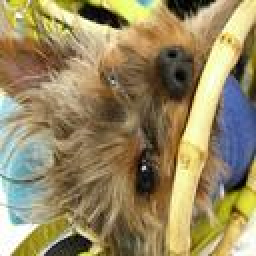
#> input picture cropped_images/n02094433_1030-resized0.jpg, 128 x 128 px (shown 2 times larger); its folder holds only this picture in this run
$ jupyter execute --allow-errors code.ipynb
#> lines starting #> are read from the running program, lines starting #| are printed output that depends on the picture
[cell 1]
#Library imports
import os
import numpy as np
from sklearn.model_selection import train_test_split
import matplotlib.pyplot as plt
from skimage import io, color, filters, exposure
from sklearn.preprocessing import StandardScaler
from PIL import Image

[cell 2]
#Converting all the images from the four classes to edge histograms

input_folder = "cropped_images"
output_folder = "edge_histograms"

if not os.path.exists(output_folder):
    os.makedirs(output_folder)

image_files = [f for f in os.listdir(input_folder) if f.endswith(('.jpg'))]


def compute_edge_histogram(image_path):
    I = io.imread(image_path)
#> I is the input picture: shape (128, 128, 3); mean R, G, B 151.2, 136.7, 98.2

    if I.ndim == 3:
        I = color.rgb2gray(I)
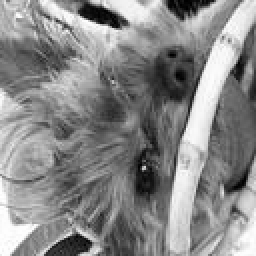
#> I: shape (128, 128) float64 (shown 2 times larger); min 0.000833, max 1, mean 0.537

    sobel_h = filters.sobel_h(I)
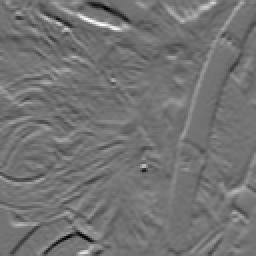
#> sobel_h: shape (128, 128) float64 (shown 2 times larger); min -0.741, max 0.893, mean -0.000344; drawn with min black and max white
    sobel_v = filters.sobel_v(I)
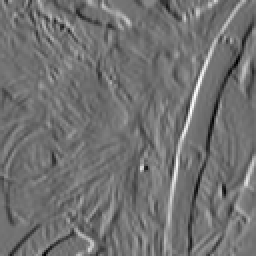
#> sobel_v: shape (128, 128) float64 (shown 2 times larger); min -0.647, max 0.795, mean -0.00319; drawn with min black and max white

    angle = np.arctan2(sobel_v, sobel_h)
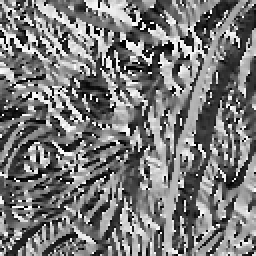
#> angle: shape (128, 128) float64 (shown 2 times larger); min -3.14, max 3.14, mean -0.153; drawn with min black and max white
    angle = np.mod(angle, np.pi)
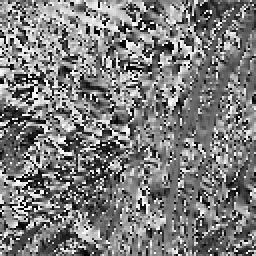
#> angle: shape (128, 128) float64 (shown 2 times larger); min 7.15e-16, max 3.14, mean 1.54; drawn with min black and max white

    hist, bins = exposure.histogram(angle, nbins=36)
#> hist = 36 values, max 664 at index 14, min 348 at index 34, mean 455.1; bins = 36 values from 0.0436 to 3.1

    return hist

for image_file in image_files:
    image_path = os.path.join(input_folder, image_file)

    histogram = compute_edge_histogram(image_path)
#> histogram has the same summary as hist in compute_edge_histogram

    hist_file_path = os.path.join(output_folder, f"{os.path.splitext(image_file)[0]}_histogram.npy")
    np.save(hist_file_path, histogram)

print("All edge histograms have been computed and saved.")

$ run again, on cropped_images/n02094433_1634-resized0.jpg
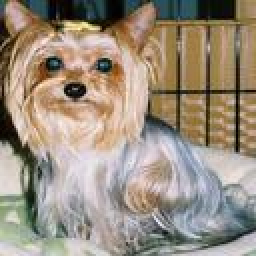
#> input picture cropped_images/n02094433_1634-resized0.jpg, 128 x 128 px (shown 2 times larger)
#> in compute_edge_histogram, I is the input picture: shape (128, 128, 3); mean R, G, B 155.1, 142.7, 127.2
#> I: shape (128, 128) float64
#> in compute_edge_histogram, `sobel_v = filters.sobel_v(I)`:
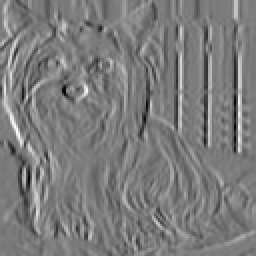
#> sobel_v: shape (128, 128) float64 (shown 2 times larger); min -0.683, max 0.723, mean 0.0022; drawn with min black and max white
#> in compute_edge_histogram, `angle = np.mod(angle, np.pi)`:
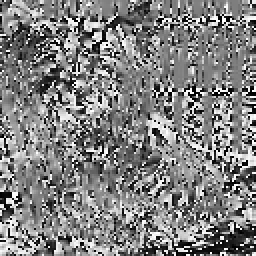
#> angle: shape (128, 128) float64 (shown 2 times larger); min 0, max 3.14, mean 1.59; drawn with min black and max white
#> hist = 36 values, max 816 at index 18, min 317 at index 9, mean 455.1; bins = 36 values from 0.0436 to 3.1
#> histogram has the same summary as hist in compute_edge_histogram

$ run again, on cropped_images/n02094433_1869-resized0.jpg
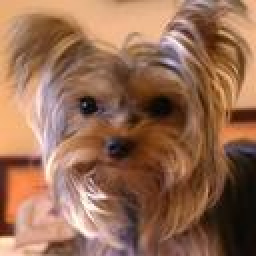
#> input picture cropped_images/n02094433_1869-resized0.jpg, 128 x 128 px (shown 2 times larger)
#> in compute_edge_histogram, I is the input picture: shape (128, 128, 3); mean R, G, B 149.4, 107, 82.5
#> I: shape (128, 128) float64
#> in compute_edge_histogram, `sobel_v = filters.sobel_v(I)`:
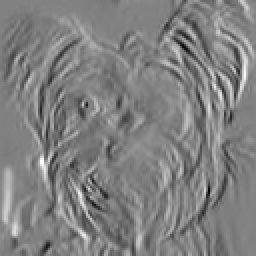
#> sobel_v: shape (128, 128) float64 (shown 2 times larger); min -0.431, max 0.417, mean -0.00254; drawn with min black and max white
#> in compute_edge_histogram, `angle = np.mod(angle, np.pi)`:
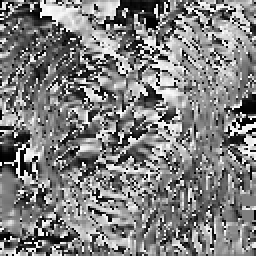
#> angle: shape (128, 128) float64 (shown 2 times larger); min 0, max 3.14, mean 1.57; drawn with min black and max white
#> hist = 36 values, max 655 at index 0, min 325 at index 7, mean 455.1; bins = 36 values from 0.0436 to 3.1
#> histogram has the same summary as hist in compute_edge_histogram

$ run again, on cropped_images/n02094433_2006-resized0.jpg
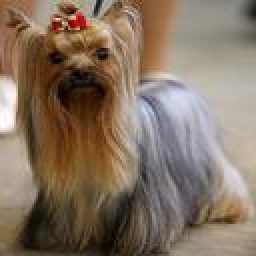
#> input picture cropped_images/n02094433_2006-resized0.jpg, 128 x 128 px (shown 2 times larger)
#> in compute_edge_histogram, I is the input picture: shape (128, 128, 3); mean R, G, B 133, 115, 98.1
#> I: shape (128, 128) float64
#> in compute_edge_histogram, `sobel_v = filters.sobel_v(I)`:
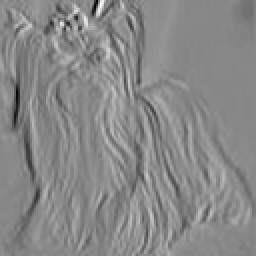
#> sobel_v: shape (128, 128) float64 (shown 2 times larger); min -0.598, max 0.519, mean -4.26e-05; drawn with min black and max white
#> in compute_edge_histogram, `angle = np.mod(angle, np.pi)`:
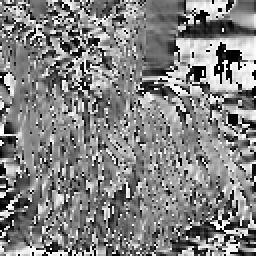
#> angle: shape (128, 128) float64 (shown 2 times larger); min 0, max 3.14, mean 1.61; drawn with min black and max white
#> hist = 36 values, max 751 at index 19, min 298 at index 2, mean 455.1; bins = 36 values from 0.0436 to 3.1
#> histogram has the same summary as hist in compute_edge_histogram
